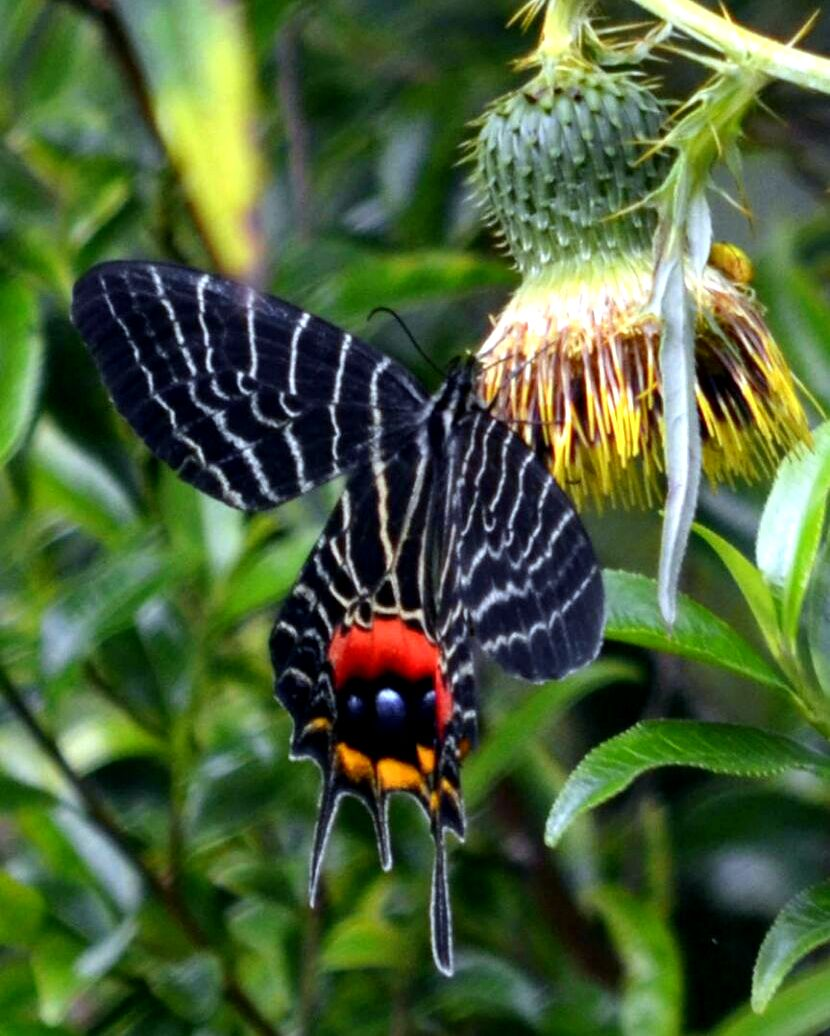
#> input picture Test Data/Bhutan Glory.1.jpg, 830 x 1036 px; its folder holds only this picture in this run
$ python -i recortar_objeto.py   (imports and definitions only)
#> lines starting #> are read from the running program, lines starting #| are printed output that depends on the picture; after the words box and inside, x2 and y2 are one past the last pixel; in counts of white or black regions, pixels touching at a corner belong together
import os
import numpy as np
import cv2
from PIL import Image
import matplotlib.pyplot as plt

# Rutas de las carpetas
ruta_segmentadas = "Segmentaciones"
ruta_recortadas = "Segmentacion_final"

# Crear la carpeta para guardar las imágenes recortadas si no existe
# [2 lines not run here, left out]


# Función para encontrar el objeto más grande en la imagen segmentada y recortarlo
def recortar_objeto_mayor(imagen_np, padding=10):
    # Convertir la imagen a escala de grises
#> called with padding = 10
    imagen_gris = cv2.cvtColor(imagen_np, cv2.COLOR_RGB2GRAY)
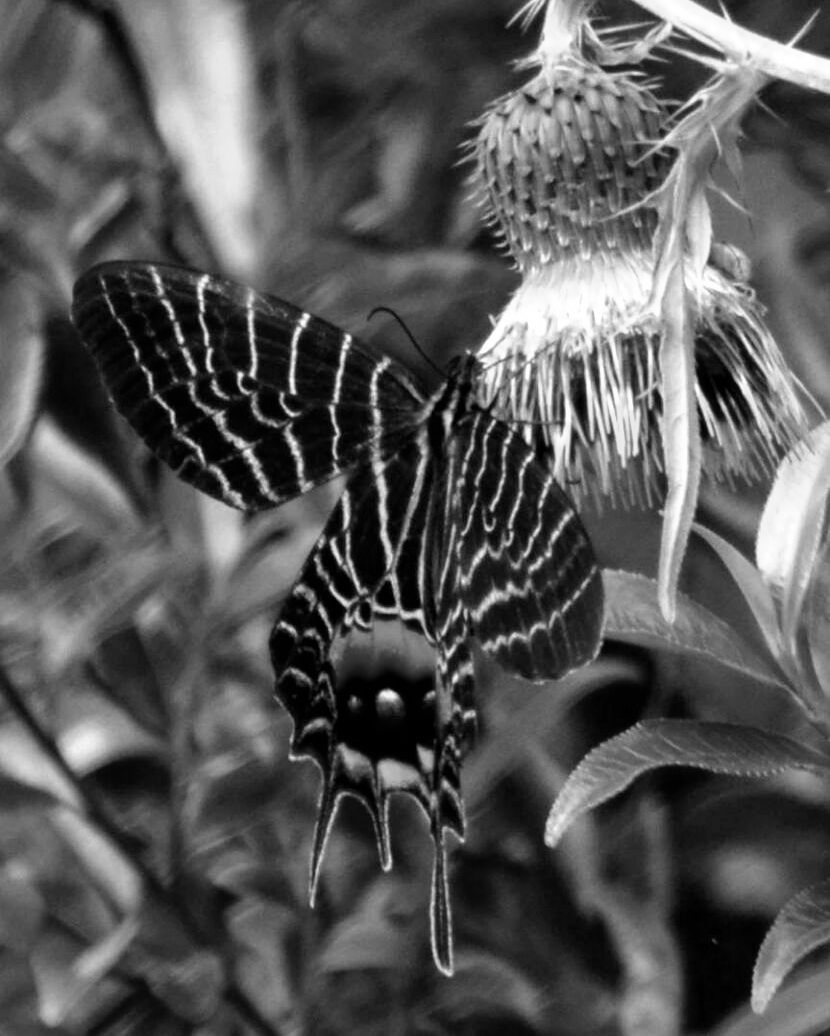
#> imagen_gris: shape (1036, 830); min 0, max 255, mean 87.2

    # Encontrar contornos en la imagen
    contornos, _ = cv2.findContours(imagen_gris, cv2.RETR_EXTERNAL, cv2.CHAIN_APPROX_SIMPLE)
#> contornos = [[[0, 0], [0, 1035], [829, 1035], [829, 0]]]

    if len(contornos) == 0:
        return imagen_np  # Si no hay contornos, regresar la imagen original

    # Encontrar el contorno más grande
    contorno_mayor = max(contornos, key=cv2.contourArea)
#> contorno_mayor = [[0, 0], [0, 1035], [829, 1035], [829, 0]]

    # Obtener el bounding box del contorno más grande
    x, y, w, h = cv2.boundingRect(contorno_mayor)
#> x = 0; y = 0; w = 830; h = 1036

    # Añadir padding para obtener una máscara cuadrada
    x_inicio = max(x - padding, 0)
#> x_inicio = 0
    y_inicio = max(y - padding, 0)
#> y_inicio = 0
    lado = max(w, h) + 2 * padding
#> lado = 1056
    lado = min(lado, imagen_np.shape[0] - y_inicio, imagen_np.shape[1] - x_inicio)
#> lado = 830

    # Recortar la imagen para obtener solo el objeto mayor
    imagen_recortada = imagen_np[y_inicio:y_inicio + lado, x_inicio:x_inicio + lado]
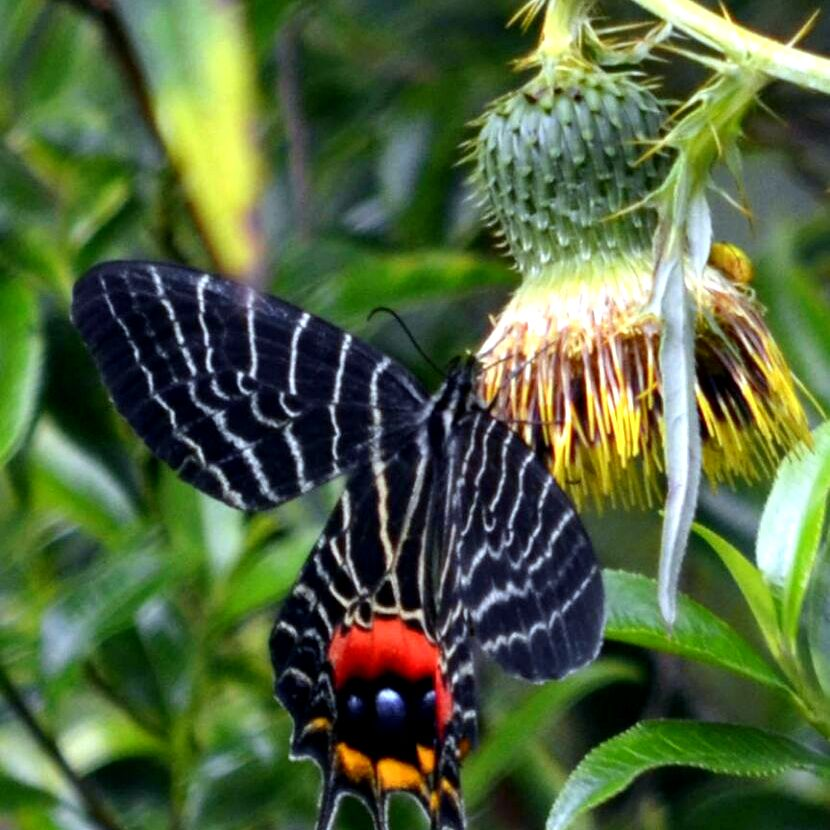
#> imagen_recortada: shape (830, 830, 3); mean R, G, B 82.7, 101.9, 63.7

    return imagen_recortada


# Procesar las imágenes segmentadas
# [22 lines not run here, left out]


""""# Verificar la cantidad de imágenes segmentadas guardadas
for clase in clases:
    cantidad_guardadas = len(os.listdir(os.path.join(ruta_guardar, clase)))
    print(f"Clase {clase}: {cantidad_guardadas} imágenes segmentadas guardadas")

"""

>>> import cv2
>>> picture = cv2.cvtColor(cv2.imread('Test Data/Bhutan Glory.1.jpg'), cv2.COLOR_BGR2RGB)
>>> result = recortar_objeto_mayor(picture)

$ run again, on Test Data/Bhutan Glory.3.jpg
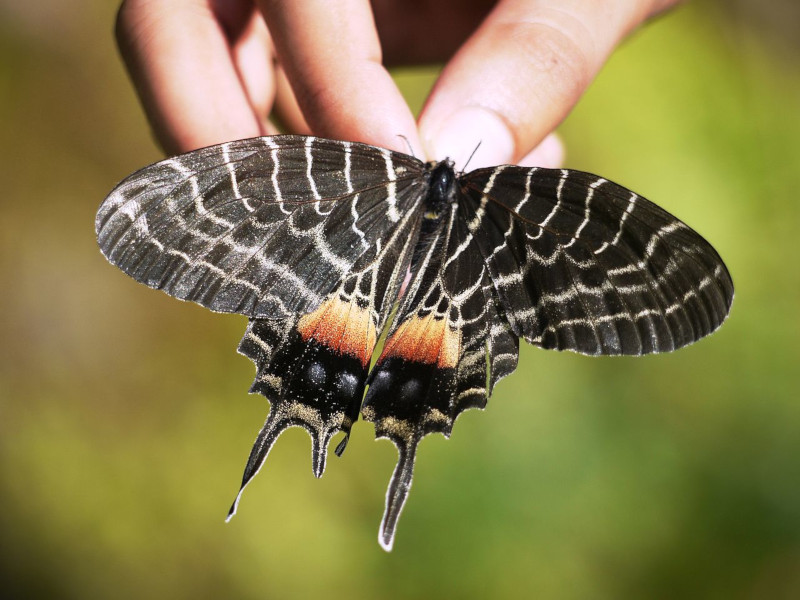
#> input picture Test Data/Bhutan Glory.3.jpg, 800 x 600 px
#> in recortar_objeto_mayor, `imagen_gris = cv2.cvtColor(imagen_np, cv2.COLOR_RGB2GRAY)`:
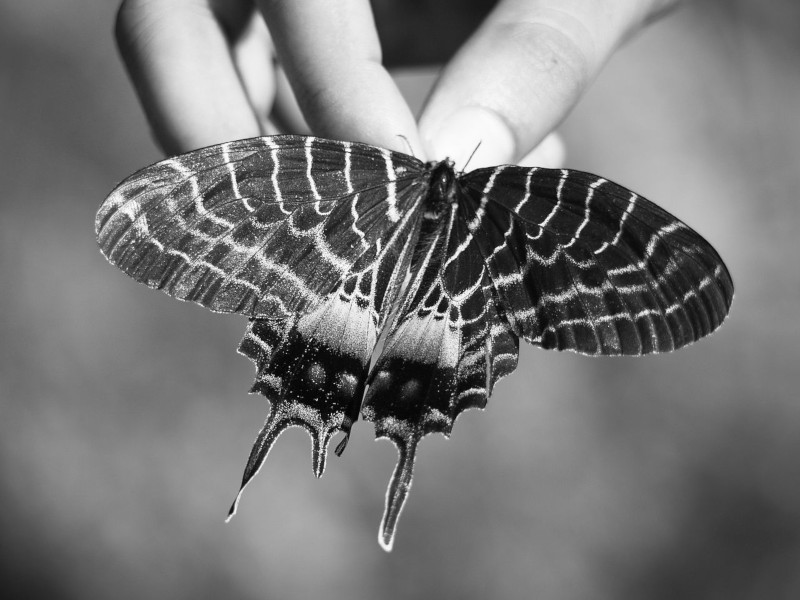
#> imagen_gris: shape (600, 800); min 0, max 255, mean 119.2
#> contornos = [[[0, 0], [0, 599], [799, 599], [799, 0]]]
#> contorno_mayor = [[0, 0], [0, 599], [799, 599], [799, 0]]
#> x = 0; w = 800; h = 600
#> x_inicio = 0
#> in recortar_objeto_mayor, `lado = max(w, h) + 2 * padding`: lado = 820
#> in recortar_objeto_mayor, `lado = min(lado, imagen_np.shape[0] - y_inicio, imagen_np.shape[1] - x..`: lado = 600
#> in recortar_objeto_mayor, `imagen_recortada = imagen_np[y_inicio:y_inicio + lado, x_inicio:x_inic..`:
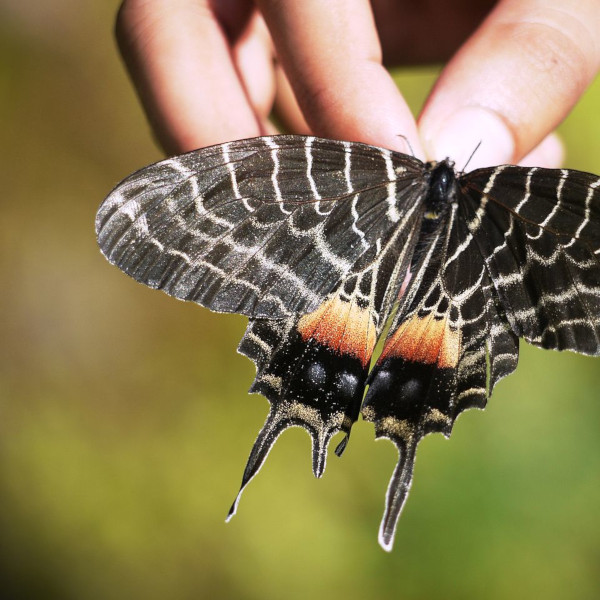
#> imagen_recortada: shape (600, 600, 3); mean R, G, B 135.4, 122.2, 81.5

$ run again, on Test Data/Bhutan Glory.4.1.jpg
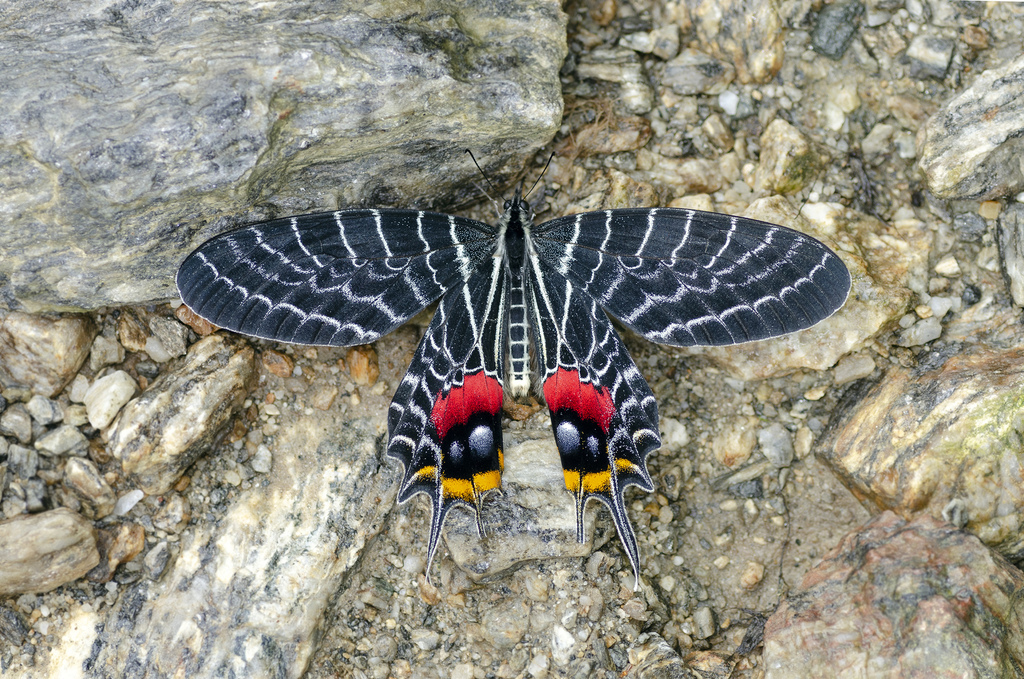
#> input picture Test Data/Bhutan Glory.4.1.jpg, 1024 x 679 px
#> in recortar_objeto_mayor, `imagen_gris = cv2.cvtColor(imagen_np, cv2.COLOR_RGB2GRAY)`:
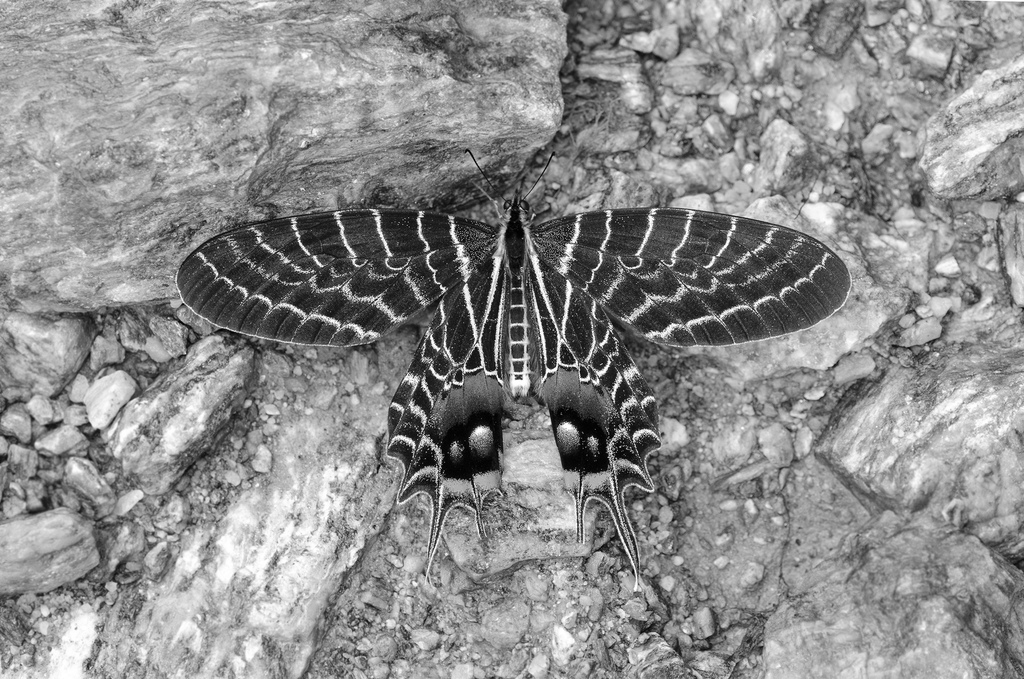
#> imagen_gris: shape (679, 1024); min 0, max 255, mean 140.5
#> contornos = [[[0, 0], [0, 678], [1023, 678], [1023, 0]]]
#> contorno_mayor = [[0, 0], [0, 678], [1023, 678], [1023, 0]]
#> x = 0; w = 1024; h = 679
#> x_inicio = 0
#> in recortar_objeto_mayor, `lado = max(w, h) + 2 * padding`: lado = 1044
#> in recortar_objeto_mayor, `lado = min(lado, imagen_np.shape[0] - y_inicio, imagen_np.shape[1] - x..`: lado = 679
#> in recortar_objeto_mayor, `imagen_recortada = imagen_np[y_inicio:y_inicio + lado, x_inicio:x_inic..`:
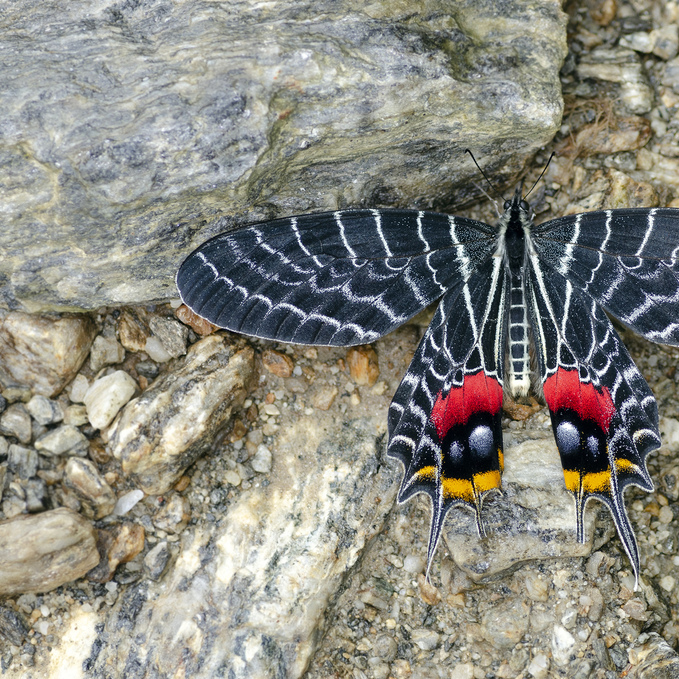
#> imagen_recortada: shape (679, 679, 3); mean R, G, B 138.4, 137.2, 128.4
